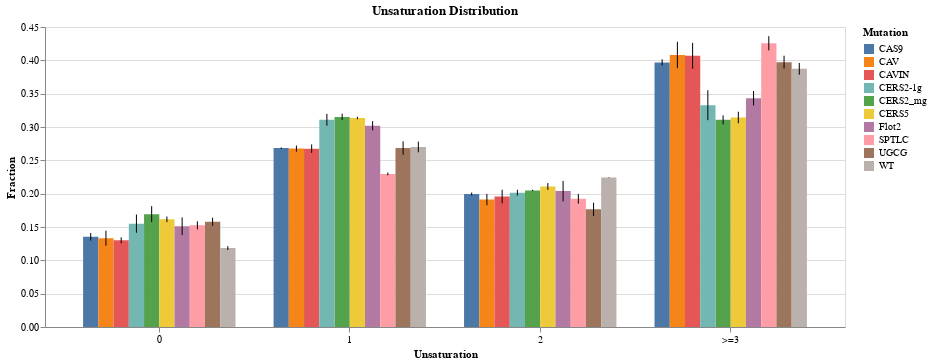

Write notebook code for a chart like this one.
### Code cell
# make grouped bar graph comparing unsaturation

# make selection for KO protein
click = alt.selection_point(fields=['Mutation'])

# grouped bar graph
g = alt.Chart(u2_long).mark_bar().encode(
    x=alt.X('Unsaturation:O').axis(labelAngle=0),
    xOffset='Mutation:N',
    y='mean(Fraction):Q',
    color=alt.condition(click, alt.Color('Mutation:N'), alt.value('lightgray')),
    tooltip=['Mutation', 'Unsaturation', 'mean(Fraction)']
).add_params(
    click
).properties(
    width=800,
    title='Unsaturation Distribution'
)

# error bars
err = alt.Chart(u2_long).mark_errorbar(extent='stdev').encode(
    x='Unsaturation:O',
    xOffset='Mutation:N',
    y='mean(Fraction):Q',
)

(g + err).configure(background='white')

### Figure 1 — Vega-Lite specification as saved in the notebook (floating-point values rounded to 4 significant figures; data arrays with more than 128 entries replaced by an {"elided": "..."} marker saying what was removed)
{"config": {"view": {"continuousWidth": 300, "continuousHeight": 300}, "background": "white"}, "layer": [{"mark": {"type": "bar"}, "encoding": {"color": {"condition": {"param": "param_3", "field": "Mutation", "type": "nominal"}, "value": "lightgray"}, "tooltip": [{"field": "Mutation", "type": "nominal"}, {"field": "Unsaturation", "type": "nominal"}, {"aggregate": "mean", "field": "Fraction", "type": "quantitative"}], "x": {"axis": {"labelAngle": 0}, "field": "Unsaturation", "type": "ordinal"}, "xOffset": {"field": "Mutation", "type": "nominal"}, "y": {"aggregate": "mean", "field": "Fraction", "type": "quantitative"}}, "name": "view_13", "title": "Unsaturation Distribution"}, {"mark": {"type": "errorbar", "extent": "stdev"}, "encoding": {"x": {"field": "Unsaturation", "type": "ordinal"}, "xOffset": {"field": "Mutation", "type": "nominal"}, "y": {"aggregate": "mean", "field": "Fraction", "type": "quantitative"}}}], "data": {"name": "data-36bb5b4a193879c8e32933f67e96ed72"}, "params": [{"name": "param_3", "select": {"type": "point", "fields": ["Mutation"]}, "views": ["view_13"]}], "width": 800, "$schema": "https://vega.github.io/schema/vega-lite/v5.16.3.json", "datasets": {"data-36bb5b4a193879c8e32933f67e96ed72": {"elided": "160 records"}}}
